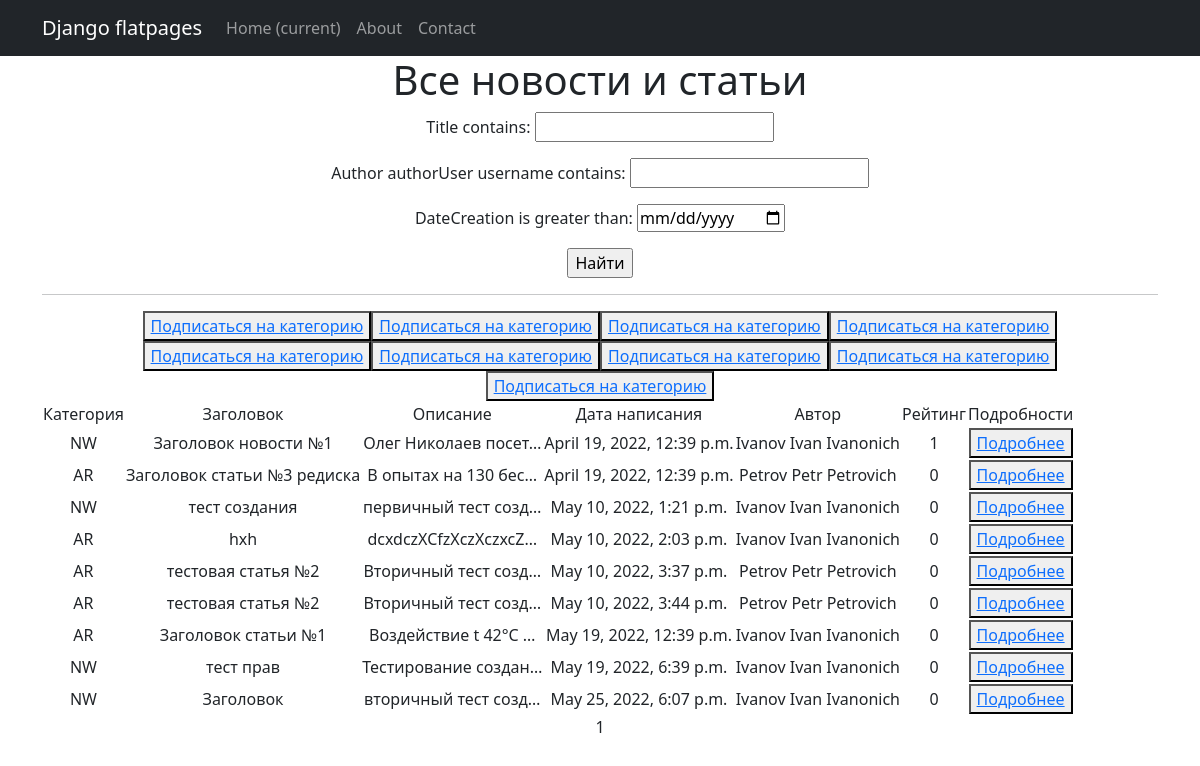
Before: /news/ with the older database file.
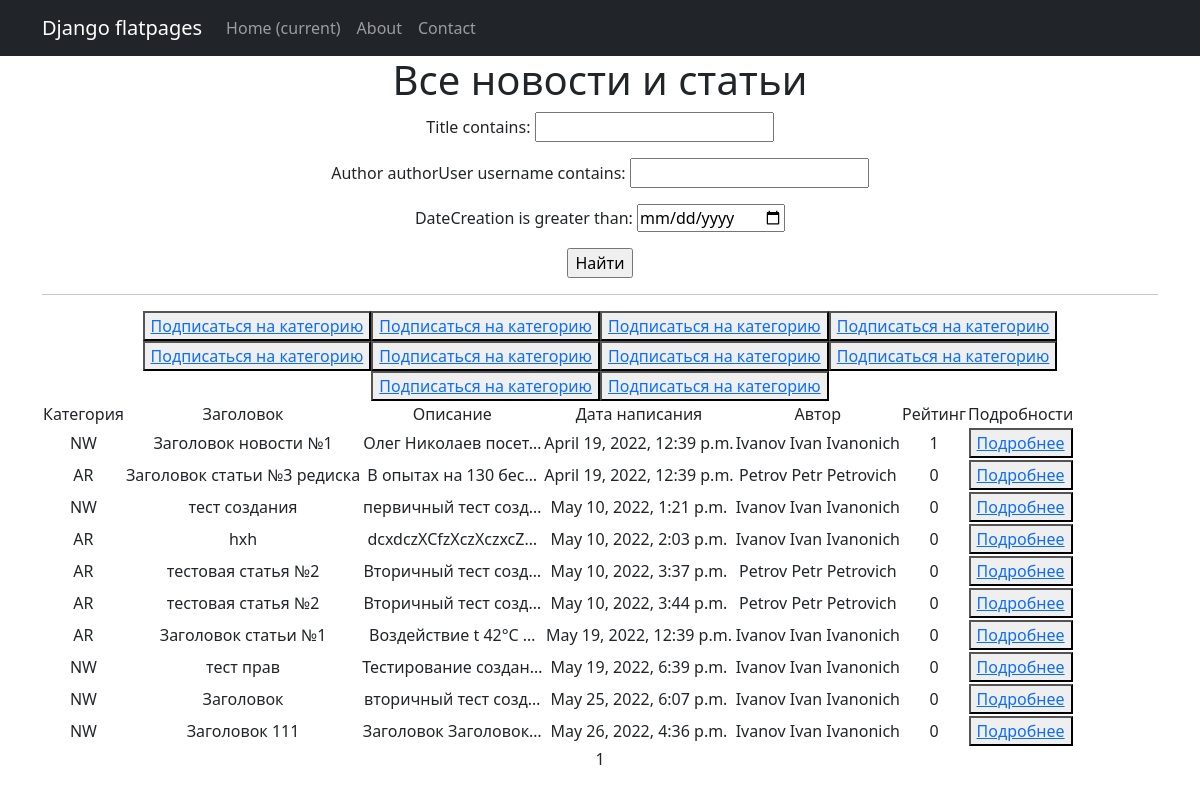
After: the same page with the newer database file.
### news/models.py (models this page shows, shortened)
class Post(models.Model):
    author = models.ForeignKey(Author, on_delete=models.CASCADE)
    NEWS = 'NW'
    ARTICLE = 'AR'
    CATEGORY_CHOICES = (
        (NEWS, 'Новость'),
        (ARTICLE, 'Статья'),
    )
    categoryType = models.CharField(max_length=2, choices=CATEGORY_CHOICES, default=ARTICLE)
    dateCreation = models.DateTimeField(auto_now_add=True)
    postCategory = models.ManyToManyField(Category, through='PostCategory')
    title = models.CharField(max_length=128)
    text = models.TextField()
    rating = models.SmallIntegerField(default=0)

class Author(models.Model):
    authorUser = models.OneToOneField(User, on_delete=models.CASCADE)
    ratingAuthor = models.SmallIntegerField(default=0)

### news/views.py (the view)
# urls.py: path('', PostsList.as_view()),
class PostsList(ListView):
    model = Post
    ordering = 'dateCreation'
    template_name = 'news.html'
    context_object_name = 'posts'
    paginate_by = 20
    def get_queryset(self):
        queryset = super().get_queryset()
        self.filterset = PostFilter(self.request.GET, queryset)
        return self.filterset.qs
    def get_context_data(self, **kwargs):
        context = super().get_context_data(**kwargs)
        context['filterset'] = self.filterset
        return context

### templates/news.html (shortened to what this page needs)
{% extends 'flatpages/default.html' %}
{% block content %}
   <h1>Все новости и статьи</h1>
   <form action="" method="get">
       {{ filterset.form.as_p }}
       <input type="submit" value="Найти" />
   </form>
   <hr>
   {% if posts %}
       <table>
           <tr>
               <td>Категория</td>
               <td>Заголовок</td>
               <td>Описание</td>
               <td>Дата написания</td>
               <td>Автор</td>
               <td>Рейтинг</td>
               <td>Подробности</td>
           </tr>
           {% for post in posts %}
           <tr>
               <td>{{ post.categoryType }}</td>
               <td>{{ post.title}}</td>
               <td>{{ post.text|truncatechars:20 }}</td>
               <td>{{ post.dateCreation }}</td>
               <td>{{ post.author.authorUser }}</td>
               <td>{{ post.rating }}</td>
               <td><button> <a href=/news/{{ post.id }}> Подробнее</a></button></td>
               <button> <a href="sub/">Подписаться на категорию</a> </button>
           </tr>
           {% endfor %}
       </table>
   {% else %}
       <h2>Статей/новостей нет!</h2>
   {% endif %}
   {{ page_obj.number }}
{% endblock content %}

### templates/flatpages/default.html (shortened to what this page needs)
<!DOCTYPE html>
{% load static %}
<html lang="en">
    <head>
        <link href="{% static 'css/styles.css' %}" rel="stylesheet" />
    </head>
    <body>
        <nav class="navbar navbar-expand-lg navbar-dark bg-dark static-top">
           <div class="container">
               <a class="navbar-brand" href="#">Django flatpages</a>
               <div class="collapse navbar-collapse" id="navbarResponsive">
                   <ul class="navbar-nav ml-auto">
                       <li class="nav-item active">
                           <a class="nav-link" href="#">Home
                               <span class="sr-only">(current)</span>
                           </a>
                       </li>
                       <li class="nav-item">
                           <a class="nav-link" href="/about/">About</a>
                       </li>
                       <li class="nav-item">
                           <a class="nav-link" href="/contacts/">Contact</a>
                       </li>
                   </ul>
               </div>
           </div>
        </nav>
        <div class="container">
           <div class="row">
               <div class="col-lg-12 text-center">
                   {% block content %}{% endblock content %}
               </div>
           </div>
</div>
    </body>
</html>

Changed rows visible on the page:
added Post: categoryType "NW", title "Заголовок 111", text "Заголовок Заголовок…", dateCreation "May 26, 2022, 4:36 p.m.", author.authorUser "Ivanov Ivan Ivanonich", rating "0"
